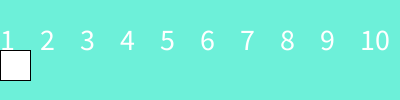
Frame 1 (no input)
Frame 60 (the mouse pressed at the canvas centre just before this capture): identical to frame 1, image omitted
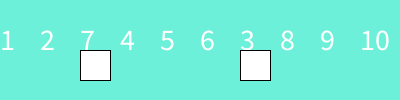
Frame 120 (the mouse held since frame 60 and released just before this capture)

The Processing sketch that drew these frames (run headless with seeded random() and noise(); from frame 60 on, the mouse is pressed at the canvas centre):

// Processing sketch: sketch_W14_change
// ── sketch_W14_change.pde
//C語言 int a[]
int []a={1,2,3,4,5,6,7,8,9,10};//Java
int i1,i2;
void  setup(){
   size(400,100);
   textSize(30);
}
void draw(){
  background(#6DF0D9);
  for(int i=0;i<10;i++){
  text(a[i],i*40,50);  
  }
  rect(i1*40,50,30,30);
  rect(i2*40,50,30,30);
}
void mousePressed(){
 i1=(int)random(10); 
 i2=(int)random(10); 
 int temp=a[i1];
 a[i1]=a[i2];
 a[i2]=temp;
}
